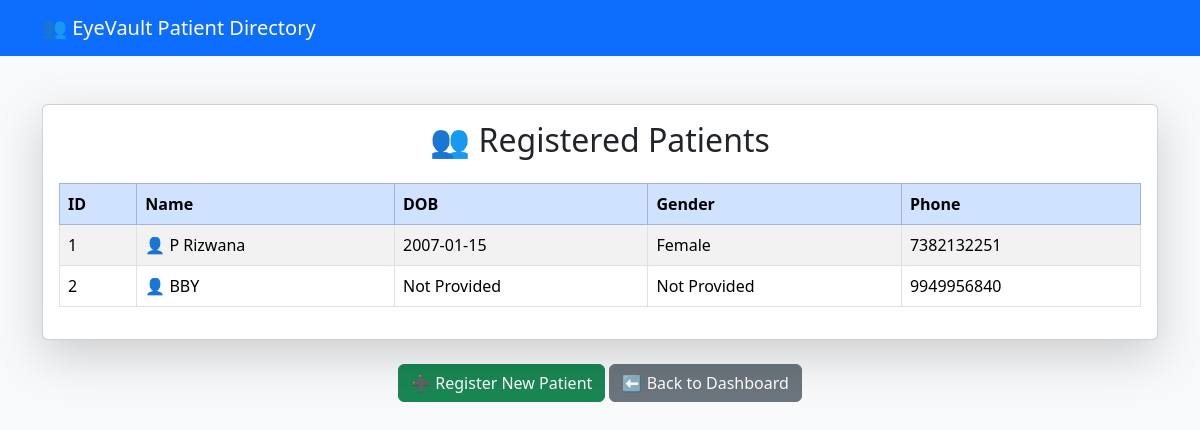
/patients, run on an earlier commit of the app's database.
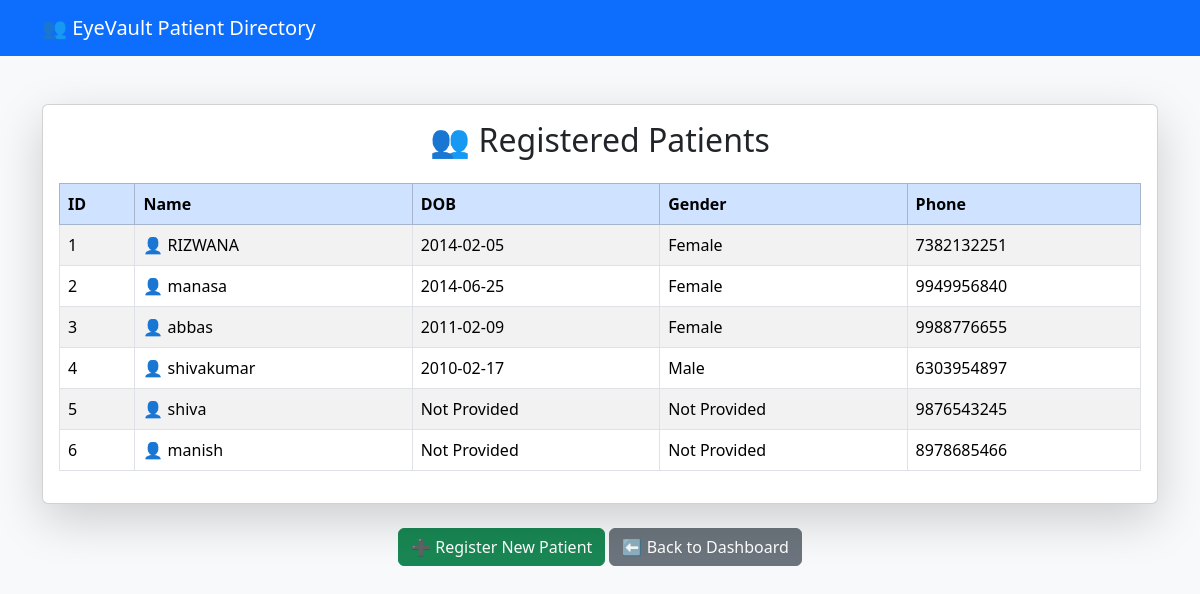
And on a later commit of the database.
### app.py (models this page shows)
class Patient(db.Model):
    id = db.Column(db.Integer, primary_key=True)
    name = db.Column(db.String(100))
    dob = db.Column(db.String(20))
    gender = db.Column(db.String(20))
    phone = db.Column(db.String(15), unique=True)

### app.py (the view)
@app.route('/patients')
def patients():
    all_patients = Patient.query.all()
    return render_template(
        'patients.html',
        patients=all_patients
    )

### templates/patients.html (shortened to what this page needs)
<!DOCTYPE html>
<html>
<head>
    <link href="https://cdn.jsdelivr.net/npm/bootstrap@5.3.3/dist/css/bootstrap.min.css"
          rel="stylesheet">
</head>
<body class="bg-light">
<nav class="navbar navbar-dark bg-primary">
    <div class="container">
        <span class="navbar-brand">
            👥 EyeVault Patient Directory
        </span>
    </div>
</nav>
<div class="container mt-5">
    <div class="card shadow-lg">
        <div class="card-body">
            <h2 class="text-center mb-4">
                👥 Registered Patients
            </h2>
            <div class="table-responsive">
                <table class="table table-bordered table-striped table-hover">
                    <thead class="table-primary">
                        <tr>
                            <th>ID</th>
                            <th>Name</th>
                            <th>DOB</th>
                            <th>Gender</th>
                            <th>Phone</th>
                        </tr>
                    </thead>
                    <tbody>
                        {% for p in patients %}
                        <tr>
                            <td>{{ p.id }}</td>
                            <td>
                                👤 {{ p.name }}
                            </td>
                            <td>{{ p.dob }}</td>
                            <td>{{ p.gender }}</td>
                            <td>{{ p.phone }}</td>
                        </tr>
                        {% endfor %}
                    </tbody>
                </table>
            </div>
        </div>
    </div>
    <div class="text-center mt-4">
        <a href="/register"
           class="btn btn-success">
            ➕ Register New Patient
        </a>
        <a href="/staff-dashboard"
           class="btn btn-secondary">
            ⬅ Back to Dashboard
        </a>
    </div>
</div>
</body>
</html>

What changed in the data, as far as the page shows it:
changed Patient id 1: name "P Rizwana" → "RIZWANA"; dob "2007-01-15" → "2014-02-05"
changed Patient id 2: name "BBY" → "manasa"; dob "Not Provided" → "2014-06-25"; gender "Not Provided" → "Female"
added Patient: id "3", name "abbas", dob "2011-02-09", gender "Female", phone "9988776655"
added Patient: id "4", name "shivakumar", dob "2010-02-17", gender "Male", phone "6303954897"
added Patient: id "5", name "shiva", dob "Not Provided", gender "Not Provided", phone "9876543245"
added Patient: id "6", name "manish", dob "Not Provided", gender "Not Provided", phone "8978685466"
